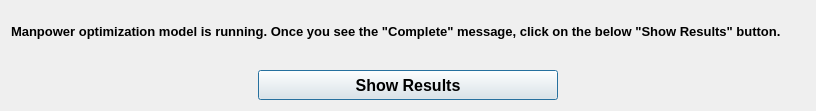
<?xml version="1.0" encoding="UTF-8"?>
<ui version="4.0">
 <class>ProgressBar</class>
 <widget class="QDialog" name="ProgressBar">
  <property name="geometry">
   <rect>
    <x>0</x>
    <y>0</y>
    <width>816</width>
    <height>111</height>
   </rect>
  </property>
  <property name="windowTitle">
   <string>Progress Bar</string>
  </property>
  <layout class="QGridLayout" name="gridLayout">
   <item row="0" column="0">
    <layout class="QFormLayout" name="formLayout">
     <item row="0" column="0" colspan="2">
      <widget class="QLabel" name="qLabel_message">
       <property name="minimumSize">
        <size>
         <width>0</width>
         <height>40</height>
        </size>
       </property>
       <property name="font">
        <font>
         <pointsize>10</pointsize>
         <weight>75</weight>
         <bold>true</bold>
        </font>
       </property>
       <property name="text">
        <string>Manpower optimization model is running. Once you see the &quot;Complete&quot; message, click on the below &quot;Show Results&quot; button.</string>
       </property>
      </widget>
     </item>
    </layout>
   </item>
   <item row="1" column="0">
    <layout class="QHBoxLayout" name="horizontalLayout">
     <item>
      <spacer name="horizontalSpacer">
       <property name="orientation">
        <enum>Qt::Horizontal</enum>
       </property>
       <property name="sizeHint" stdset="0">
        <size>
         <width>40</width>
         <height>20</height>
        </size>
       </property>
      </spacer>
     </item>
     <item>
      <widget class="QPushButton" name="show_result_btn">
       <property name="minimumSize">
        <size>
         <width>300</width>
         <height>30</height>
        </size>
       </property>
       <property name="font">
        <font>
         <family>Arial</family>
         <pointsize>12</pointsize>
         <weight>75</weight>
         <italic>false</italic>
         <bold>true</bold>
        </font>
       </property>
       <property name="styleSheet">
        <string notr="true"/>
       </property>
       <property name="text">
        <string>Show Results</string>
       </property>
      </widget>
     </item>
     <item>
      <spacer name="horizontalSpacer_2">
       <property name="orientation">
        <enum>Qt::Horizontal</enum>
       </property>
       <property name="sizeHint" stdset="0">
        <size>
         <width>40</width>
         <height>20</height>
        </size>
       </property>
      </spacer>
     </item>
    </layout>
   </item>
  </layout>
 </widget>
 <resources/>
 <connections/>
</ui>
